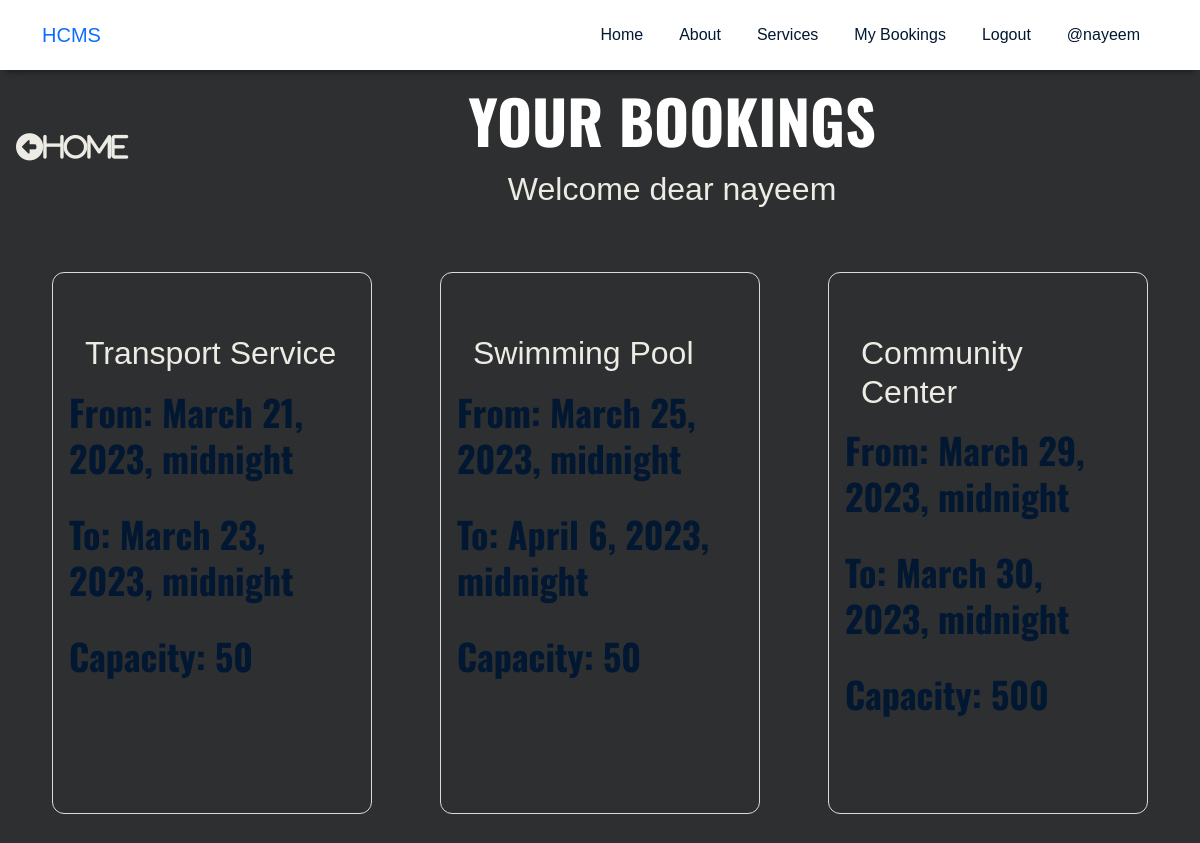
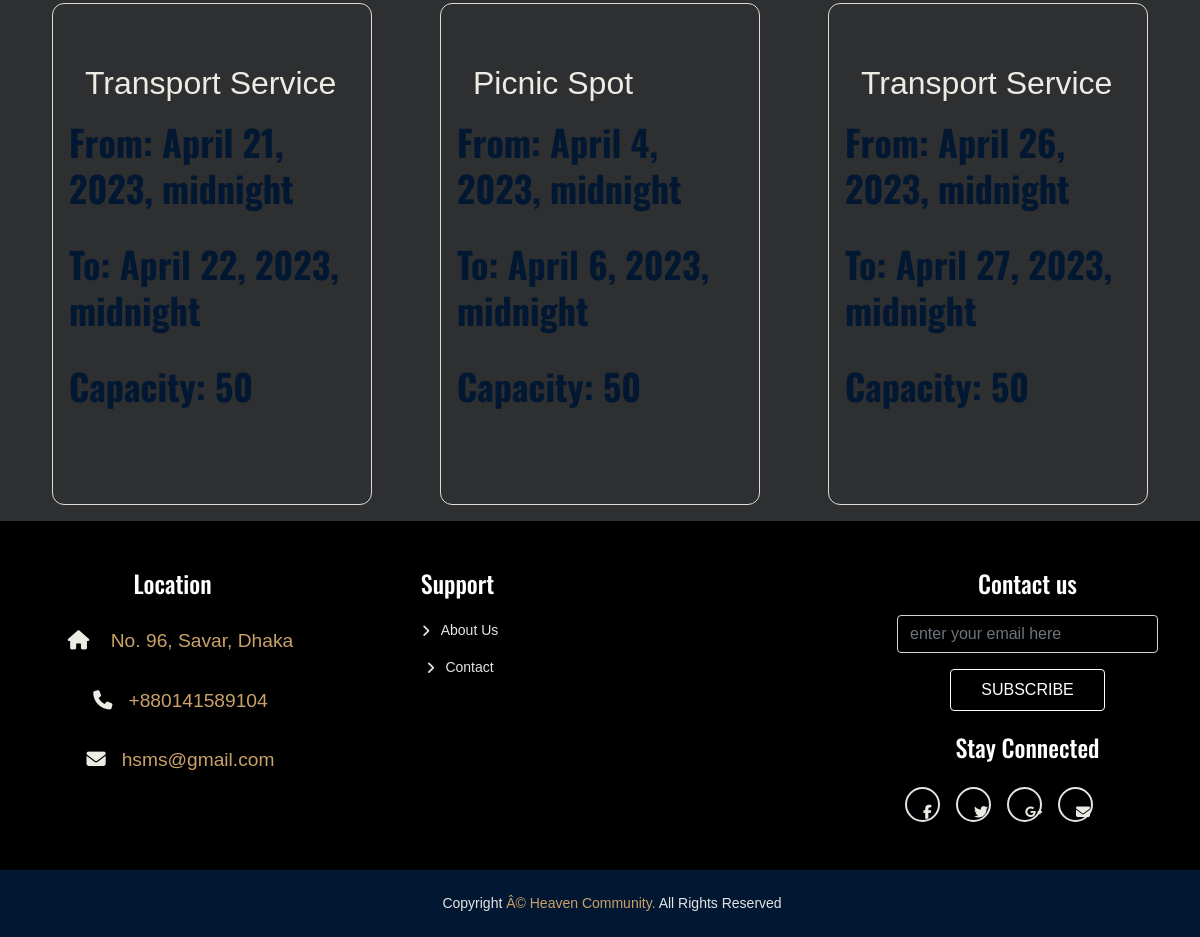
The app's page /booking_list/ (signed in) with its own data (2 pictures, top to bottom).
### house/models.py (models this page shows, shortened)
class Booking(models.Model):
    user = models.ForeignKey(settings.AUTH_USER_MODEL, on_delete=models.CASCADE)
    service = models.ForeignKey(Service, on_delete=models.CASCADE)
    check_in = models.DateTimeField()
    check_out = models.DateTimeField()
    total_d = models.IntegerField(default=0)
    total_price = models.FloatField(default=0)
    def get_service_catagory(self):
        service_catagories = dict(self.service.SERVICE_CATAGORIES)
        service_catagory = service_catagories.get(self.service.catagory)
        return service_catagory
    def get_cancel_booking_url(self):
        return reverse_lazy('house:CancelBookingView', args=[self.pk, ])

class Service(models.Model):
    SERVICE_CATAGORIES = (
        ('Community Center', 'Community Center'),
        ('Picnic Spot', 'Picnic Spot'),
        ('Swimming Pool', 'Swimming Pool'),
        ('Transport Service', 'Transport Service'),
    )
    service_name = models.CharField(max_length=40, null=True)
    catagory = models.CharField(max_length=25, choices=SERVICE_CATAGORIES)
    capacity = models.IntegerField()

### house/views.py (the view)
# urls.py: path('booking_list/', BookingListView.as_view(), name='BookingListView'),
class BookingListView(LoginRequiredMixin, ListView):
    model = Booking
    template_name = "booking_list_view.html"
    def get_queryset(self, *args, **kwargs):
        if self.request.user.is_staff:
            booking_list = Booking.objects.all()
            return booking_list
        else:
            booking_list = Booking.objects.filter(user=self.request.user)
            return booking_list

### house/templates/booking_list_view.html (shortened to what this page needs)
{% extends "navber.html" %}
{% block content %}
{% load static %}
<!DOCTYPE html>
<html lang="en">
<head>
    <link rel="stylesheet" href="{% static 'house/css/booking_list_view.css' %}">
</head>
<body>
    <div class="content">
        <div class="header">
            <div class="headings">
                <h1>Your Bookings</h1>
                <h2>Welcome dear {{user}}</h2>
            </div>
            <div class="home">
                <div class="home">
                    <a href="{% url 'house:ServiceListView' %}"><i class="fas fa-arrow-alt-circle-left">Home</i></a>
                </div>
            </div>
        </div>
        <div class="bookings">
            {% for booking in booking_list %}
            <div class="booking">
                <div class="category">
                    <h2>{{booking.get_service_catagory}}</h2>
                </div>
                <div class="from">
                    <h3>From: {{booking.check_in}}</h3>
                </div>
                <div class="to">
                    <h3>To: {{booking.check_out}}</h3>
                </div>
                <div class="capacity">
                    <h3>Capacity: {{booking.service.capacity}}</h3>
                </div>
                <div class="cancel"></div>
            </div>
            {% endfor %}
        </div>
</body>
</html>
{%endblock%}

### house/templates/navber.html (shortened to what this page needs)
{% load static %}
<!DOCTYPE html>
<html lang="en">
<head>
        <link rel="stylesheet" href="https://cdnjs.cloudflare.com/ajax/libs/twitter-bootstrap/5.1.0/css/bootstrap.min.css">
        <link rel="stylesheet" href="https://cdnjs.cloudflare.com/ajax/libs/font-awesome/5.15.4/css/all.min.css">
        <link rel="stylesheet" href="https://unpkg.com/swiper/swiper-bundle.min.css">
        <link rel="stylesheet" href="{% static 'house/css/style.css' %}">
        <link rel="stylesheet" href="{% static 'house/css/responsive-style.css' %}">
</head>
<body>
    <header class="header_wrapper">
        <nav class="navbar navbar-expand-lg">
            <div class="container">
                <a class="navbar-brand" href="#">
                    HCMS
                </a>
                <div class="collapse navbar-collapse justify-content-end" id="navbarNav">
                    <ul class="navbar-nav menu-navbar-nav">
                        <li class="nav-item">
                            <a class="nav-link" aria-current="page" href="{% url 'house:home' %}">Home</a>
                        </li>
                        <li class="nav-item">
                            <a class="nav-link" href="#about">About</a>
                        </li>
                        {% if request.user.is_authenticated %}
                        <li class="nav-item">
                            <a class="nav-link" href="{% url 'house:ServiceListView' %}">Services</a>
                        </li>
                        <li class="nav-item">
                            <a class="nav-link" href="{% url 'house:BookingListView' %}">My Bookings</a>
                        </li>
                        <li class="nav-item">
                            <a class="nav-link" href="{% url 'house:logout' %}">Logout</a>
                        </li>
                        <li class="nav-item">
                            <a class="nav-link" href="#">@{{user}}</a>
                        </li>
                        {% endif %}
                    </ul>
                </div>
            </div>
        </nav>
    </header>
</body>
</html>
{% block content %}
{% endblock %}
 <section id="contact" class="footer_wrapper mt-3 mt-md-0 pb-0">
    <div class="container pb-3">
        <div class="row">
            <div class="col-lg-3 col-md-6">
                <h5>Location</h5>
                <div class="contact-info">
                    <ul class="list-unstyled">
                        <li><a href="#"><i class="fa fa-home me-3"></i> No. 96, Savar, Dhaka</a></li>
                        <li><a href="#"><i class="fa fa-phone me-3"></i>+880141589104</a></li>
                        <li><a href="#"><i class="fa fa-envelope me-3"></i>hsms@gmail.com</a></li>
                    </ul>
                </div>
            </div>
            <div class="col-lg-3 col-md-6">
                <h5>Support</h5>
                <ul class="link-widget p-0">
                    <li><a href="#">About Us</a></li>
                    <li><a href="#">Contact</a></li>
                </ul>
            </div>
            <div class="col-lg-3 col-md-6">
            </div>
            <div class="col-lg-3 col-md-6">
                <h5>Contact us</h5>
                <div class="form-group mb-4">
                    <input type="email" class="form-control bg-transparent" placeholder="enter your email here">
                    <button type="submit" class="main-btn rounded-2 mt-3 border-white text-white">Subscribe</button>
                </div>
                <h5>Stay Connected</h5>
                <ul class="social-network d-flex align-items-center p-0">
                    <li><a href="#"><i class="fab fa-facebook-f"></i></a></li>
                    <li><a href="#"><i class="fab fa-twitter"></i></a></li>
                    <li><a href="#"><i class="fab fa-google-plus-g"></i></a></li>
                    <li><a href="#"><i class="fa fa-envelope"></i></a></li>
                </ul>
            </div>
        </div>
    </div>
    <div class="container-fluid copyright-section">
        <p>Copyright <a href="#">Â© Heaven Community.</a> All Rights Reserved</p>
    </div>
</section>

### house/static/house/css/style.css (style rules this page uses)
* { box-sizing: border-box; margin: 0; padding: 0; }
:root { --primary-color: #021832; --secondary-color: #caa169; --bg-color: #f4f4f4; --bg-white: #fff; --bg-black: #000; --primary-font: 'Poppins', sans-serif; --secondary-font: 'Oswald', sans-serif; --primary-text: #021832; --secondary-text: #caa169; --text-white: #fff; --text-black: #151515; --text-gray: #e4e4e4; }
body { font-family: var(--primary-font); background-color: var(--bg-white); }
a { text-decoration: none; }
section { padding: 3.125rem 0; }
.main-btn { font-size: 1rem; font-weight: 500; color: var(--primary-color); text-transform: uppercase; background-color: transparent; border: .0625rem solid var(--primary-color); padding: .375rem 1.875rem; border-radius: 3.125rem; line-height: 1.75rem; display: inline-block; transition: all 0.3s ease-out 0s; }
h1 { font-size: 3.75rem; line-height: 4.25rem; font-weight: 700; color: var(--text-white); margin-bottom: 1.25rem; text-transform: uppercase; font-family: var(--secondary-font); }
h3 { margin-bottom: 1.875rem; line-height: 2.875rem; font-weight: 700; font-size: 2.25rem; color: var(--primary-text); font-family: var(--secondary-font); }
h5 { font-size: 1.5rem; line-height: 1; color: var(--primary-text); margin-bottom: .9375rem; font-weight: 500; font-family: var(--secondary-font); }
p { font-size: 1rem; color: var(--text-black); line-height: 1.625rem; }
.header_wrapper .navbar { padding: .9375rem 0; background-color: var(--bg-white); -webkit-box-shadow: 0 .5rem .375rem -0.375rem rgb(0 0 0 / 40%); box-shadow: 0 .5rem .375rem -0.375rem rgb(0 0 0 / 40%); -webkit-transition: background 0s ease-in-out 0s, margin-top 0s ease-in-out 0s, opacity 0s ease-in-out 0s; transition: background 0s ease-in-out 0s, margin-top 0s ease-in-out 0s, opacity 0s ease-in-out 0s; }
.header_wrapper .nav-item { margin: 0 .625rem; }
.header_wrapper .nav-item .nav-link { font-size: 1rem; font-weight: 500; color: var(--primary-text); display: inline-block; }
.footer_wrapper { background-color: var(--bg-black); }
.footer_wrapper h5 { color: var(--text-white); margin-bottom: 1.25rem; }
.footer_wrapper ul li { margin-bottom: .5rem; list-style: none; }
.footer_wrapper .contact-info li a { color: var(--secondary-color) }
.footer_wrapper .link-widget li a, .footer_wrapper p { color: var(--text-gray); font-size: .875rem; padding-left:1.5rem; position: relative; -webkit-transition: all 0.3s ease-out 0s; transition: all 0.3s ease-out 0s; }
.footer_wrapper .link-widget li a::before { content: '\f105'; font-family: "Font Awesome 5 Free"; font-weight: 900; position: absolute; left: 0.3rem; top: 50%; -webkit-transform: translateY(-50%); transform: translateY(-50%); }
.footer_wrapper .social-network a { width: 2.1875rem; height: 2.1875rem; margin: .5rem; line-height:2rem; font-size: .875rem; display: inline-block; border: .125rem solid var(--text-gray); color: var(--text-gray); text-align: center; border-radius: 100%; -webkit-transition: all 0.3s cubic-bezier(0.645, 0.045, 0.355, 1); transition: all 0.3s cubic-bezier(0.645, 0.045, 0.355, 1); }
.footer_wrapper .copyright-section { background-color: var(--primary-color); padding: 1.25rem 0 .3125rem; text-align: center; }
.footer_wrapper .copyright-section a { color: var(--secondary-text); }

### house/static/house/css/booking_list_view.css (style rules this page uses)
* { padding:0; margin:0; box-sizing: border-box; }
body { font-family: sans-serif; background-color: rgb(46, 47, 48); color: rgb(236, 235, 228); line-height: 1.5; font-size: 1.2rem; text-align: center; }
.content { display: flex; flex-direction: column; }
.header { flex: 1; display: flex; flex-flow: row-reverse wrap; justify-content: space-evenly; align-items: center; }
.headings { flex:1.5; }
.home { flex:0.1; }
.bookings { margin-top: 2rem; flex:1; display: flex; flex-direction: row; flex-wrap: wrap; justify-content: space-evenly; }
.booking { flex:1; max-width:20vw; min-width: 20rem; text-align: left; border: 1px solid #dbdbdb; padding:1rem; border-radius: 0.75rem; margin:1rem; }
a i { margin: 1rem; color:rgb(236, 235, 228); text-decoration: none; }
.home a i { font-size: 1.7rem; }
h1,h2 { margin:1rem; }

### records on screen
Booking: get_service_catagory "Transport Service", check_in "March 21, 2023, midnight", check_out "March 23, 2023, midnight", service.capacity "50"
Booking: get_service_catagory "Swimming Pool", check_in "March 25, 2023, midnight", check_out "April 6, 2023, midnight", service.capacity "50"
Booking: get_service_catagory "Community Center", check_in "March 29, 2023, midnight", check_out "March 30, 2023, midnight", service.capacity "500"
Booking: get_service_catagory "Transport Service", check_in "April 21, 2023, midnight", check_out "April 22, 2023, midnight", service.capacity "50"
Booking: get_service_catagory "Picnic Spot", check_in "April 4, 2023, midnight", check_out "April 6, 2023, midnight", service.capacity "50"
Booking: get_service_catagory "Transport Service", check_in "April 26, 2023, midnight", check_out "April 27, 2023, midnight", service.capacity "50"

### other values on screen
{{ user }} "nayeem"
